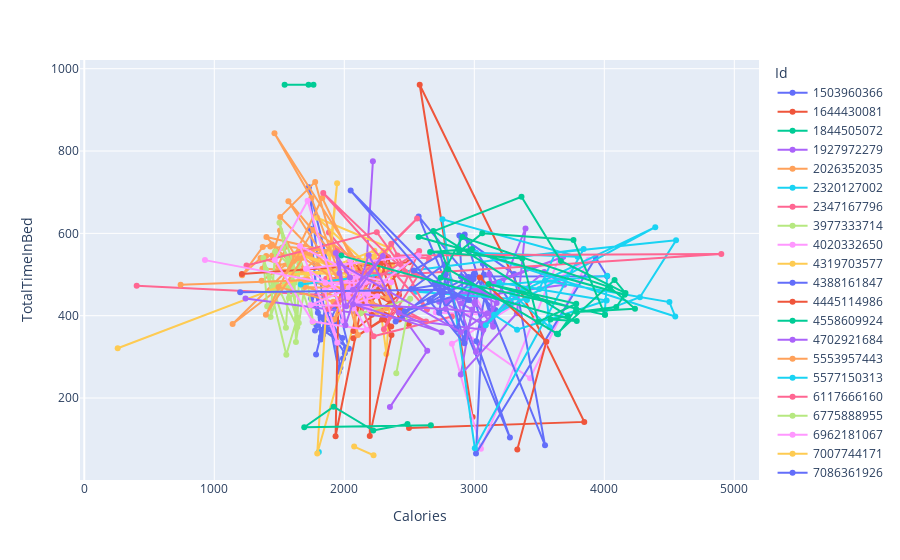

The notebook cell saved with this chart:
### Code cell
# df_ecdf = df[df["Calories"].isin(["DOG","CAT"])]
meged_active_sleep_gp = meged_active_sleep.groupby(['Id','Day'])[['TotalTimeInBed', 'Calories']].size()
fig_ecdf = px.line(meged_active_sleep, x="Calories", y="TotalTimeInBed", color="Id", markers=True)
fig_ecdf

### Figure 1 — Plotly figure (JSON) as saved in the notebook; plotly's stock layout.template omitted (floating-point values rounded to 4 significant figures)
{"data": [{"hovertemplate": "Id=1503960366<br>Calories=%{x}<br>TotalTimeInBed=%{y}<extra></extra>", "legendgroup": "1503960366", "line": {"color": "#636efa", "dash": "solid"}, "marker": {"symbol": "circle"}, "mode": "lines+markers", "name": "1503960366", "orientation": "v", "showlegend": true, "type": "scatter", "x": [1985, 1797, 1745, 1863, 1728, 2035, 1786, 1775, 1949, 1788, 2013, 1970, 1898, 1837, 1947, 1820, 2004, 1990, 1959, 1896, 1821, 1740, 1819, 1859, 1783], "xaxis": "x", "y": [346, 407, 442, 367, 712, 320, 377, 364, 384, 449, 323, 274, 393, 354, 425, 396, 309, 296, 264, 367, 349, 611, 342, 403, 306], "yaxis": "y"}, {"hovertemplate": "Id=1644430081<br>Calories=%{x}<br>TotalTimeInBed=%{y}<extra></extra>", "legendgroup": "1644430081", "line": {"color": "#EF553B", "dash": "solid"}, "marker": {"symbol": "circle"}, "mode": "lines+markers", "name": "1644430081", "orientation": "v", "showlegend": true, "type": "scatter", "x": [2498, 3846, 2580, 2987], "xaxis": "x", "y": [127, 142, 961, 154], "yaxis": "y"}, {"hovertemplate": "Id=1844505072<br>Calories=%{x}<br>TotalTimeInBed=%{y}<extra></extra>", "legendgroup": "1844505072", "line": {"color": "#00cc96", "dash": "solid"}, "marker": {"symbol": "circle"}, "mode": "lines+markers", "name": "1844505072", "orientation": "v", "showlegend": true, "type": "scatter", "x": [1725, 1763, 1541], "xaxis": "x", "y": [961, 961, 961], "yaxis": "y"}, {"hovertemplate": "Id=1927972279<br>Calories=%{x}<br>TotalTimeInBed=%{y}<extra></extra>", "legendgroup": "1927972279", "line": {"color": "#ab63fa", "dash": "solid"}, "marker": {"symbol": "circle"}, "mode": "lines+markers", "name": "1927972279", "orientation": "v", "showlegend": true, "type": "scatter", "x": [2220, 2151, 2221, 2638, 2351], "xaxis": "x", "y": [775, 422, 499, 315, 178], "yaxis": "y"}, {"hovertemplate": "Id=2026352035<br>Calories=%{x}<br>TotalTimeInBed=%{y}<extra></extra>", "legendgroup": "2026352035", "line": {"color": "#FFA15A", "dash": "solid"}, "marker": {"symbol": "circle"}, "mode": "lines+markers", "name": "2026352035", "orientation": "v", "showlegend": true, "type": "scatter", "x": [1459, 1521, 1431, 1444, 1373, 1214, 1356, 1667, 1370, 1399, 1916, 1401, 1576, 1593, 1649, 1692, 1506, 1447, 1690, 1658, 1926, 1736, 1491, 1555, 1869, 1141, 1698, 1364], "xaxis": "x", "y": [546, 565, 568, 573, 567, 498, 540, 510, 514, 545, 554, 591, 531, 545, 545, 510, 607, 546, 543, 560, 485, 548, 521, 568, 556, 380, 553, 485], "yaxis": "y"}, {"hovertemplate": "Id=2320127002<br>Calories=%{x}<br>TotalTimeInBed=%{y}<extra></extra>", "legendgroup": "2320127002", "line": {"color": "#19d3f3", "dash": "solid"}, "marker": {"symbol": "circle"}, "mode": "lines+markers", "name": "2320127002", "orientation": "v", "showlegend": true, "type": "scatter", "x": [1804], "xaxis": "x", "y": [69], "yaxis": "y"}, {"hovertemplate": "Id=2347167796<br>Calories=%{x}<br>TotalTimeInBed=%{y}<extra></extra>", "legendgroup": "2347167796", "line": {"color": "#FF6692", "dash": "solid"}, "marker": {"symbol": "circle"}, "mode": "lines+markers", "name": "2347167796", "orientation": "v", "showlegend": true, "type": "scatter", "x": [2038, 2010, 2133, 1882, 1944, 2346, 2048, 1946, 2629, 2187, 2095, 1861, 2194, 1854, 403], "xaxis": "x", "y": [531, 489, 504, 602, 557, 514, 484, 461, 386, 459, 471, 490, 499, 450, 473], "yaxis": "y"}, {"hovertemplate": "Id=3977333714<br>Calories=%{x}<br>TotalTimeInBed=%{y}<extra></extra>", "legendgroup": "3977333714", "line": {"color": "#B6E880", "dash": "solid"}, "marker": {"symbol": "circle"}, "mode": "lines+markers", "name": "3977333714", "orientation": "v", "showlegend": true, "type": "scatter", "x": [1450, 1495, 1433, 1468, 1625, 1529, 1584, 1638, 1554, 1397, 1481, 1638, 1655, 1570, 1551, 1377, 1407, 1545, 1650, 1501, 1760, 1710, 1628, 1618, 1590, 1574, 1633, 1630], "xaxis": "x", "y": [469, 456, 397, 556, 510, 566, 522, 395, 305, 512, 476, 372, 526, 467, 371, 540, 423, 478, 382, 626, 384, 500, 336, 480, 512, 443, 456, 452], "yaxis": "y"}, {"hovertemplate": "Id=4020332650<br>Calories=%{x}<br>TotalTimeInBed=%{y}<extra></extra>", "legendgroup": "4020332650", "line": {"color": "#FF97FF", "dash": "solid"}, "marker": {"symbol": "circle"}, "mode": "lines+markers", "name": "4020332650", "orientation": "v", "showlegend": true, "type": "scatter", "x": [3654, 3051, 2828, 3879, 3429, 2704, 3089, 2926], "xaxis": "x", "y": [541, 77, 332, 536, 248, 408, 402, 494], "yaxis": "y"}, {"hovertemplate": "Id=4319703577<br>Calories=%{x}<br>TotalTimeInBed=%{y}<extra></extra>", "legendgroup": "4319703577", "line": {"color": "#FECB52", "dash": "solid"}, "marker": {"symbol": "circle"}, "mode": "lines+markers", "name": "4319703577", "orientation": "v", "showlegend": true, "type": "scatter", "x": [2302, 1985, 1884, 1632, 2200, 2220, 1792, 1886, 1945, 1880, 2314, 2236, 2324, 2367, 2175, 2092, 1593, 2270, 2235, 2266, 2158, 1792, 2345, 2260, 2232, 257], "xaxis": "x", "y": [557, 491, 522, 551, 498, 543, 65, 550, 722, 501, 506, 516, 307, 522, 546, 516, 500, 506, 512, 491, 530, 638, 565, 517, 558, 321], "yaxis": "y"}, {"hovertemplate": "Id=4388161847<br>Calories=%{x}<br>TotalTimeInBed=%{y}<extra></extra>", "legendgroup": "4388161847", "line": {"color": "#636efa", "dash": "solid"}, "marker": {"symbol": "circle"}, "mode": "lines+markers", "name": "4388161847", "orientation": "v", "showlegend": true, "type": "scatter", "x": [3066, 3073, 2572, 3274, 3015, 3083, 3069, 3544, 3306, 2885, 2929, 3074, 2969, 3283, 2926, 3147, 3162, 2899, 2899, 4022, 3934, 3013, 3061, 2954], "xaxis": "x", "y": [526, 448, 641, 104, 338, 451, 458, 85, 501, 595, 346, 500, 458, 430, 597, 376, 414, 495, 495, 496, 541, 65, 375, 494], "yaxis": "y"}, {"hovertemplate": "Id=4445114986<br>Calories=%{x}<br>TotalTimeInBed=%{y}<extra></extra>", "legendgroup": "4445114986", "line": {"color": "#EF553B", "dash": "solid"}, "marker": {"symbol": "circle"}, "mode": "lines+markers", "name": "4445114986", "orientation": "v", "showlegend": true, "type": "scatter", "x": [2113, 2095, 2194, 2496, 2180, 1933, 1954, 1974, 2150, 2432, 2070, 2291, 2361, 2203, 2196, 2363, 2246, 2336, 2421, 2070, 2120, 2211, 2123, 2423, 2281, 2181, 2499, 1212], "xaxis": "x", "y": [457, 406, 492, 379, 499, 107, 424, 462, 469, 417, 345, 391, 374, 442, 108, 353, 459, 542, 450, 363, 513, 402, 436, 391, 533, 426, 530, 501], "yaxis": "y"}, {"hovertemplate": "Id=4558609924<br>Calories=%{x}<br>TotalTimeInBed=%{y}<extra></extra>", "legendgroup": "4558609924", "line": {"color": "#00cc96", "dash": "solid"}, "marker": {"symbol": "circle"}, "mode": "lines+markers", "name": "4558609924", "orientation": "v", "showlegend": true, "type": "scatter", "x": [2486, 2223, 1918, 1692, 2666], "xaxis": "x", "y": [137, 121, 179, 129, 134], "yaxis": "y"}, {"hovertemplate": "Id=4702921684<br>Calories=%{x}<br>TotalTimeInBed=%{y}<extra></extra>", "legendgroup": "4702921684", "line": {"color": "#ab63fa", "dash": "solid"}, "marker": {"symbol": "circle"}, "mode": "lines+markers", "name": "4702921684", "orientation": "v", "showlegend": true, "type": "scatter", "x": [2947, 2898, 2984, 2896, 3328, 3394, 3013, 2812, 3061, 2729, 3691, 3538, 3064, 2784, 2908, 3033, 3165, 3115, 3145, 3004, 3006, 2859, 3683, 3683, 2990, 3172, 3069, 1240], "xaxis": "x", "y": [439, 430, 415, 257, 406, 612, 312, 487, 468, 434, 475, 506, 380, 429, 449, 461, 447, 501, 373, 434, 428, 449, 543, 543, 458, 431, 366, 442], "yaxis": "y"}, {"hovertemplate": "Id=5553957443<br>Calories=%{x}<br>TotalTimeInBed=%{y}<extra></extra>", "legendgroup": "5553957443", "line": {"color": "#FFA15A", "dash": "solid"}, "marker": {"symbol": "circle"}, "mode": "lines+markers", "name": "5553957443", "orientation": "v", "showlegend": true, "type": "scatter", "x": [2026, 1718, 2324, 2254, 1831, 1397, 1683, 2284, 1570, 2066, 2105, 1776, 1507, 2033, 2093, 1922, 1999, 2169, 1463, 1747, 1996, 2116, 1698, 2156, 1916, 1494, 1762, 2272, 2335, 1693, 741], "xaxis": "x", "y": [464, 488, 418, 409, 686, 402, 541, 410, 678, 431, 353, 725, 640, 468, 453, 391, 457, 495, 843, 686, 471, 429, 470, 464, 434, 470, 608, 494, 443, 486, 475], "yaxis": "y"}, {"hovertemplate": "Id=5577150313<br>Calories=%{x}<br>TotalTimeInBed=%{y}<extra></extra>", "legendgroup": "5577150313", "line": {"color": "#19d3f3", "dash": "solid"}, "marker": {"symbol": "circle"}, "mode": "lines+markers", "name": "5577150313", "orientation": "v", "showlegend": true, "type": "scatter", "x": [3405, 2551, 4022, 4005, 4274, 4552, 3625, 3501, 3192, 4018, 3329, 3152, 4392, 3374, 3088, 3294, 3580, 3544, 4501, 4546, 3014, 3795, 2755, 3004, 3841, 1665], "xaxis": "x", "y": [438, 458, 497, 413, 445, 583, 553, 465, 480, 437, 366, 402, 615, 461, 377, 452, 372, 485, 433, 398, 553, 543, 634, 78, 562, 476], "yaxis": "y"}, {"hovertemplate": "Id=6117666160<br>Calories=%{x}<br>TotalTimeInBed=%{y}<extra></extra>", "legendgroup": "6117666160", "line": {"color": "#FF6692", "dash": "solid"}, "marker": {"symbol": "circle"}, "mode": "lines+markers", "name": "6117666160", "orientation": "v", "showlegend": true, "type": "scatter", "x": [2828, 2225, 2018, 2606, 2536, 4900, 2409, 2651, 2305, 2576, 1879, 2560, 2361, 2636, 1838, 2469, 2250, 1248], "xaxis": "x", "y": [398, 350, 510, 492, 502, 550, 546, 539, 367, 557, 416, 636, 575, 415, 698, 507, 603, 522], "yaxis": "y"}, {"hovertemplate": "Id=6775888955<br>Calories=%{x}<br>TotalTimeInBed=%{y}<extra></extra>", "legendgroup": "6775888955", "line": {"color": "#B6E880", "dash": "solid"}, "marker": {"symbol": "circle"}, "mode": "lines+markers", "name": "6775888955", "orientation": "v", "showlegend": true, "type": "scatter", "x": [2400, 2507, 2127], "xaxis": "x", "y": [260, 441, 406], "yaxis": "y"}, {"hovertemplate": "Id=6962181067<br>Calories=%{x}<br>TotalTimeInBed=%{y}<extra></extra>", "legendgroup": "6962181067", "line": {"color": "#FF97FF", "dash": "solid"}, "marker": {"symbol": "circle"}, "mode": "lines+markers", "name": "6962181067", "orientation": "v", "showlegend": true, "type": "scatter", "x": [1994, 1718, 1466, 1756, 2173, 2027, 2039, 2046, 2174, 2179, 2086, 2571, 1705, 2194, 2012, 2034, 2182, 2254, 2002, 1740, 2162, 2072, 2086, 2066, 1850, 1947, 1659, 2105, 2361, 1855, 928], "xaxis": "x", "y": [387, 679, 535, 386, 366, 446, 458, 535, 424, 457, 435, 546, 514, 415, 446, 467, 453, 447, 424, 426, 482, 418, 455, 491, 462, 334, 569, 497, 481, 480, 535], "yaxis": "y"}, {"hovertemplate": "Id=7007744171<br>Calories=%{x}<br>TotalTimeInBed=%{y}<extra></extra>", "legendgroup": "7007744171", "line": {"color": "#FECB52", "dash": "solid"}, "marker": {"symbol": "circle"}, "mode": "lines+markers", "name": "7007744171", "orientation": "v", "showlegend": true, "type": "scatter", "x": [2076, 2225], "xaxis": "x", "y": [82, 61], "yaxis": "y"}, {"hovertemplate": "Id=7086361926<br>Calories=%{x}<br>TotalTimeInBed=%{y}<extra></extra>", "legendgroup": "7086361926", "line": {"color": "#636efa", "dash": "solid"}, "marker": {"symbol": "circle"}, "mode": "lines+markers", "name": "7086361926", "orientation": "v", "showlegend": true, "type": "scatter", "x": [2772, 2516, 2734, 2395, 2944, 2997, 2463, 2846, 2049, 2752, 2781, 2693, 2862, 2995, 2730, 2754, 2754, 2655, 2924, 2739, 2534, 2960, 2735, 1199], "xaxis": "x", "y": [525, 465, 476, 386, 483, 502, 411, 448, 704, 447, 500, 479, 367, 489, 407, 459, 461, 436, 333, 548, 510, 438, 463, 457], "yaxis": "y"}, {"hovertemplate": "Id=8053475328<br>Calories=%{x}<br>TotalTimeInBed=%{y}<extra></extra>", "legendgroup": "8053475328", "line": {"color": "#EF553B", "dash": "solid"}, "marker": {"symbol": "circle"}, "mode": "lines+markers", "name": "8053475328", "orientation": "v", "showlegend": true, "type": "scatter", "x": [3043, 3554, 3331], "xaxis": "x", "y": [493, 337, 75], "yaxis": "y"}, {"hovertemplate": "Id=8378563200<br>Calories=%{x}<br>TotalTimeInBed=%{y}<extra></extra>", "legendgroup": "8378563200", "line": {"color": "#00cc96", "dash": "solid"}, "marker": {"symbol": "circle"}, "mode": "lines+markers", "name": "8378563200", "orientation": "v", "showlegend": true, "type": "scatter", "x": [3635, 4079, 4163, 3666, 3363, 2572, 4157, 4092, 3787, 4236, 4044, 2908, 2741, 4005, 4005, 3763, 3061, 2884, 2982, 2660, 3369, 3491, 3784, 3110, 3783, 3644, 2799, 2685, 3721, 3586, 3788, 1976], "xaxis": "x", "y": [356, 487, 455, 533, 689, 591, 451, 421, 409, 417, 469, 591, 492, 402, 402, 584, 600, 556, 562, 555, 539, 385, 429, 477, 417, 355, 513, 606, 399, 391, 387, 546], "yaxis": "y"}, {"hovertemplate": "Id=8792009665<br>Calories=%{x}<br>TotalTimeInBed=%{y}<extra></extra>", "legendgroup": "8792009665", "line": {"color": "#ab63fa", "dash": "solid"}, "marker": {"symbol": "circle"}, "mode": "lines+markers", "name": "8792009665", "orientation": "v", "showlegend": true, "type": "scatter", "x": [2044, 1934, 1963, 2009, 2188, 2419, 2748, 2067, 2780, 3101, 2896, 1962, 2015, 2297, 2067], "xaxis": "x", "y": [493, 552, 503, 377, 547, 407, 360, 428, 416, 406, 360, 527, 423, 545, 463], "yaxis": "y"}], "layout": {"legend": {"title": {"text": "Id"}, "tracegroupgap": 0}, "margin": {"t": 60}, "xaxis": {"anchor": "y", "domain": [0, 1], "title": {"text": "Calories"}}, "yaxis": {"anchor": "x", "domain": [0, 1], "title": {"text": "TotalTimeInBed"}}}}
